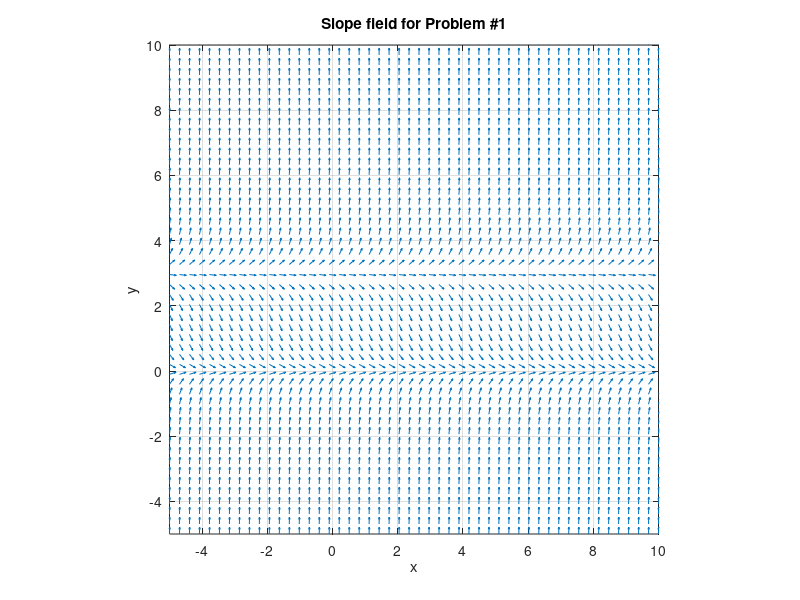

Write the MATLAB code that produced this figure. (Note: this script raises an error after producing the figure.)
epsilon = 0.1; 

%Problem #1
xmin = -5;
xmax = 10;
ymin = -5;
ymax = 10;
points = 50;
x = linspace(xmin, xmax, points);
y = linspace(ymin, ymax, points);
[X Y] = meshgrid(x,y);
f = @(x,y) y.^2 - 3*y;
dY = f(X,Y);
dX = ones(size(dY));
L = sqrt(dX.^2 + dY.^2);

quiver (X, Y, dX./L , dY./L , 0.5); # scaling factor 0.5
axis([xmin xmax ymin ymax],'square');         # square resolution
title('Slope field for Problem #1')
grid on;
xlabel('x');
ylabel('y');
k = 0; %counter for equilibrium (critical) points
critical = zeros(10,2);

for i = 1:(length(dY)-1)
  if (((dY(i,1)>0)&&(dY(i+1,1)<0))||((dY(i,1)<0)&&(dY(i+1,1)>0)))
     k = k + 1;
     critical(k,:) = [x(i),y(i)];
  end
end

fprintf('The critical points located at Y = %5.3f is asymptotically stable.\n',critical(1,1))
fprintf('The critical points located at Y = %5.3f is unstable.\n',critical(1,2))

fsol = @(x,c) 3/(e.^(c+3*x)+1)
for c = 1:5
  hold on
  plot(x,fsol(x,c))
end
hold off
  



